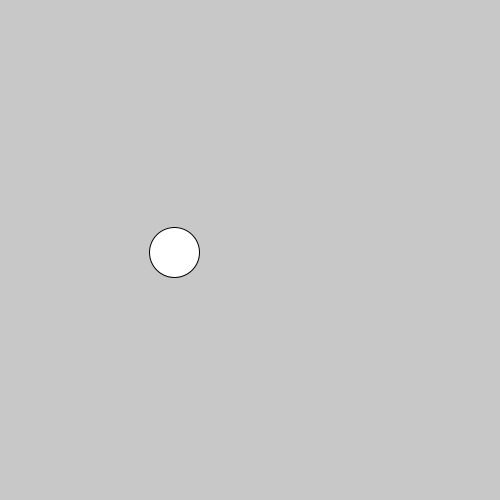
Frame 1 (no input)
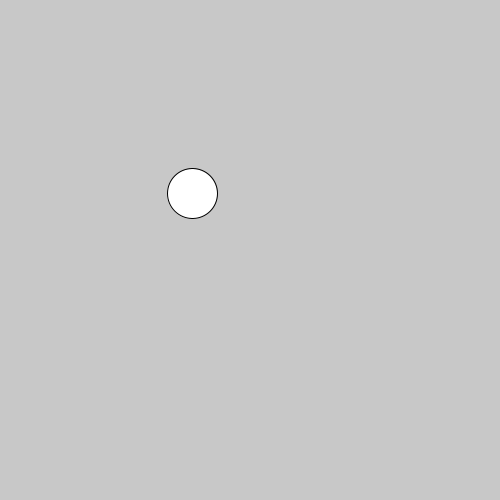
Frame 60 (the mouse pressed at the canvas centre just before this capture)
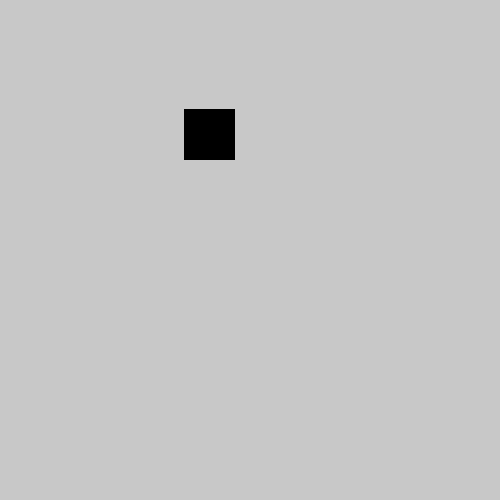
Frame 120 (the mouse held since frame 60 and released just before this capture)

The Processing sketch that drew these frames (run headless with seeded random() and noise(); from frame 60 on, the mouse is pressed at the canvas centre):

// Processing sketch: CircleClass
// ── CircleClass.pde
Shape shape1;
Shape shape2;

int radius = 50;
int size = 50;
float x = random(width)+radius/2;
boolean switcher = true;

void setup() {
  size(500, 500);
  shape1 = new Shape(random(width+radius/2), random(height+radius/2), random(-3, 3), random(-3, 3), radius);
  shape2 = new Shape(random(width+size), random(height+size), random(-3, 3), random(-3, 3), size, size);
}


void draw() {
  shape1.update();
  shape2.update();
  println(x);
}
void mousePressed() {
  if (switcher) {
    switcher = false;
  } else {
    switcher = true;
  }
}

// ── Shape.pde
class Shape {
  float x;
  float y;
  float xSpeed;
  float ySpeed;
  color circleColor = #FFFFFF;


  int sizex = 50;
  int sizey = 50;
  color squareColor = #000000;
  //circle
  Shape(float x, float y, float xSpeed, float ySpeed, int size) {
    this.x = x;
    this.y = y;
    this.xSpeed = xSpeed;
    this.ySpeed = ySpeed;
    this.sizex = size;
  }
  //rect
  Shape(float x, float y, float xSpeed, float ySpeed, int sizex, int sizey) {
    this.x = x;
    this.y = y;
    this.xSpeed = xSpeed;
    this.ySpeed = ySpeed;
    this.sizex = sizex;
    this.sizey = sizey;
  }

  void update() {
    background(200);
    frameRate(144);
    display();
    move();
  }

  void move() {
    x += xSpeed;
    if (x <= 0+sizex/2 || x >= width-sizex/2) {
      xSpeed *= -1;
    }

    y += ySpeed;
    if (y <= 0+sizey/2 || y >= height-sizey/2) {
      ySpeed *= -1;
    }
  }

  void display() {
    if (switcher)  {
      fill(circleColor);
    ellipse(x, y, sizex, sizex);
    }
    else {
      fill(squareColor);
      rectMode(CENTER);
      rect(x, y, sizex, sizey);
    }
  }
}
